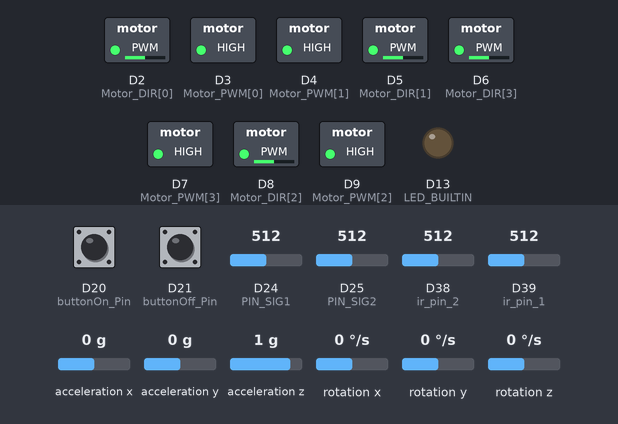
Bench run of a sketch on a simulated Arduino Due. Parts: switched loads named in the sketch (green lamp = pin HIGH), output pins drawn as LEDs (lit = HIGH). The test bench sets the inputs (shaded band); at power-on: D20 (buttonOn_Pin) HIGH, rotation z 0 °/s, D24 (PIN_SIG1) = 512, D25 (PIN_SIG2) = 512, D38 (ir_pin_2) = 512, D21 (buttonOff_Pin) HIGH, D39 (ir_pin_1) = 512, acceleration x 0 g, acceleration y 0 g, acceleration z 1 g, rotation x 0 °/s, rotation y 0 °/s (analog values on the 0–1023 scale). Pins used as bus, display or sensor lines are not drawn; what the sketch prints to the serial monitor is not drawn.

Above: at 1.7 s.
1.8 s: D20 (buttonOn_Pin) pulled LOW for 0.15 s
At 2.3 s:
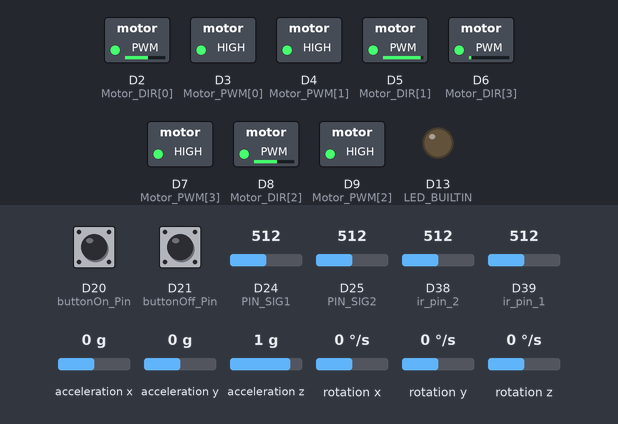
3.4 s: rotation z set to -192 °/s
At 3.9 s:
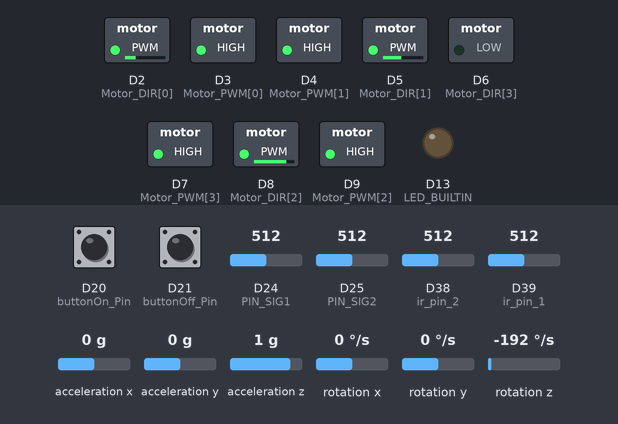
At 4.52 s:
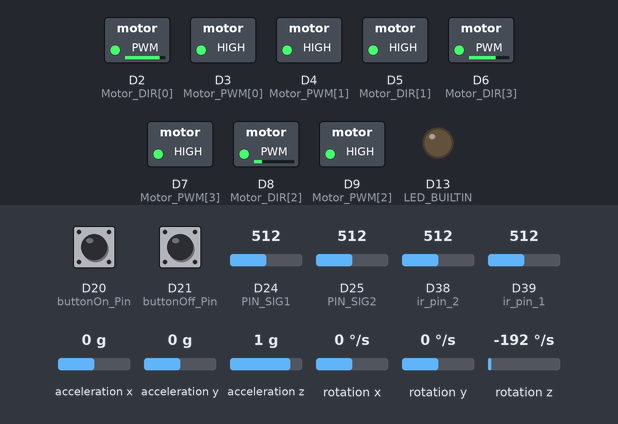
6.4 s: D24 (PIN_SIG1) set to 716
9.4 s: D25 (PIN_SIG2) set to 716
12.4 s: D38 (ir_pin_2) set to 30
15.4 s: D21 (buttonOff_Pin) pulled LOW for 3.2 s
At 18.4 s:
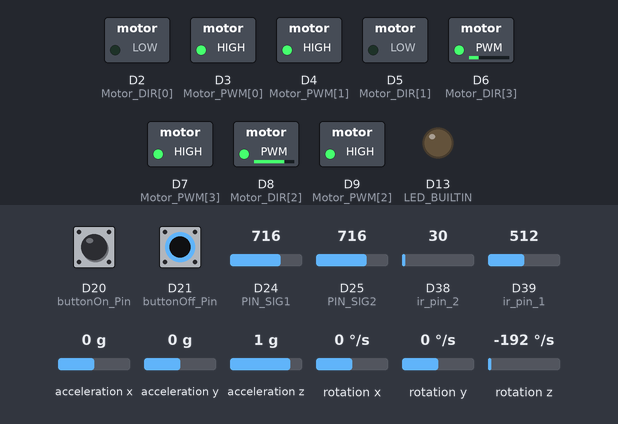
Timing chart, 0 to 27.2 s (numbered marks = the images above; inputs shaded):
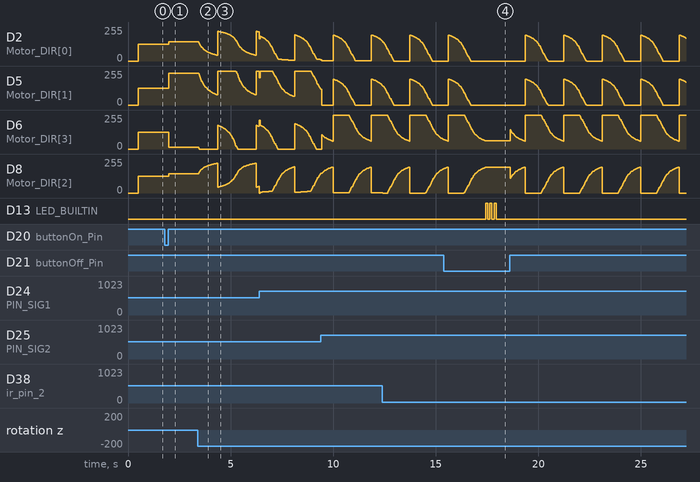

Measured:
- after the input at 1.8 s, D2 (Motor_DIR[0]), D8 (Motor_DIR[2]): 127/255 → 145/255 after 0.19 s; D5 (Motor_DIR[1]): 127/255 → 240/255 after 0.19 s; D6 (Motor_DIR[3]): 127/255 → 14/255 after 0.19 s
- after the input at 3.4 s, D2 (Motor_DIR[0]): ramps from 222/255 to 44/255 and jumps back, once every 1.9 s; D5 (Motor_DIR[1]): ramps from 255/255 to 76/255 and jumps back, once every 1.9 s; D6 (Motor_DIR[3]): ramps from 178/255 to 0/255 and jumps back, once every 1.9 s; D8 (Motor_DIR[2]): ramps from 44/255 to 222/255 and jumps back, once every 1.9 s
- after the input at 15.4 s, D13 (LED_BUILTIN): alternates HIGH for 0.10 s and LOW for 0.10 s, 6 changes in all, then stays LOW, starting after 2.0 s

The sketch:

offence_teensy_yellow.ino
```cpp
#include <math.h>
#include "I2Cdev.h"
#include "MPU6050_6Axis_MotionApps20.h"
#include "Wire.h"

#define gyro_p 0.8

//////// GAME MODE (1:デバッグ表示あり, 0:本番用) //////////
int game_mode = 1;

/////// どのゴールを認識するかの設定 ////////
bool yellow_court = true;  // true = Yellow, false = Blue

#define CIRC_BASE pow(0.6, 1.0 / 20.0)
#define CIRC_WEIGHT 3.5

#define STRAIGHT_SPEED 60
#define CIRC_SPEED     50

/////// ボタン関連
const int buttonOn_Pin = 20;
const int buttonOff_Pin = 21;
bool game_flag = 0;
int game_start = 0;

// タイムアウト設定 (ms)
const unsigned long TIMEOUT_MS = 5;

// --- 変数定義 ---
double print_data[32];

// ★モータピン
int Motor_DIR[4] = {2,5,8,6};
int Motor_PWM[4] = {3,4,9,7};
int speed_pwm = 0;
double face_rad = 0.0;
int Motor_angle[4] = {45, 135, 225, 315};
double Motor_rad[4] = {0.0, 0.0, 0.0, 0.0};
double Motor_rev[4] = {-1, -1, 1, -1};
double power[4] = {0.0, 0.0, 0.0, 0.0};
int speed = 0;
int move_angle = 0;

int recent_line_angle[10] = {999,999,999,999,999,999,999,999,999,999};
int line_time = 0;

bool yellow_flag = 0;
int  yellow_angle = 0;
bool blue_flag   = 0;
int  blue_angle   = 0;
int goal_angle = 0;
float move_angle_temp = 0;
int yellow_height = 0;
int blue_height   = 0;
int goal_height   = 0;

int ir_pin_1 = 39;
int ir_pin_2 = 38;
int ir1 = 0;
int ir2 = 0;


bool btn_off_holding   = false;
unsigned long btn_off_hold_start = 0;

/////// ir関連 ///////
float cos_table[32];
float sin_table[32];

const int PIN_MUX_S0 = 26;
const int PIN_MUX_S1 = 27;
const int PIN_MUX_S2 = 28;
const int PIN_MUX_S3 = 29;
const int PIN_SIG1   = 24;
const int PIN_SIG2   = 25;

const int MAX_ADC_VAL = 4095;
const int SENSOR_THRESHOLD = 500;

int ir_values[32];
int ball_flag = 0;

float ir_deg_all = 0.0;
float ir_dist_all = 0.0;

int MAX_value = 0;
int MAX_pin = 0;

float ir_deg_part = 0.0;
float ir_dist_part = 0.0;

float sum_x_all = 0;
float sum_y_all = 0;
float sum_x_part = 0;
float sum_y_part = 0;
float ball_angle = 0;
float ball_dist = 0;
int hold_flag = 0;

// --- ジャイロ変数 ---
MPU6050 mpu;
uint8_t devStatus;
uint16_t packetSize;
uint8_t fifoBuffer[64];
Quaternion q;
VectorFloat gravity;
float ypr[3];
double current_yaw = 0.0;

/// ---ライン関係---
int ir_flag = 0;
int ir_angle = 0;
int ir_dist = 255;

bool escaping_line = false;
int escape_angle = 0;
unsigned long line_lost_time = 0;

int line_flag = 0;
int line_angle = 0;
byte sensor_raw[4];
int line_check[32];

// ==========================================
// ジャイロ初期化
// ==========================================
void setupMPU() {
  Wire.begin();
  Wire.setClock(400000);
  mpu.initialize();
  devStatus = mpu.dmpInitialize();

  mpu.setXAccelOffset(-1811);
  mpu.setYAccelOffset(-1108);
  mpu.setZAccelOffset(960);
  mpu.setXGyroOffset(72);
  mpu.setYGyroOffset(-9);
  mpu.setZGyroOffset(0);

  if (devStatus == 0) {
    mpu.CalibrateAccel(6);
    mpu.CalibrateGyro(6);
    mpu.setDMPEnabled(true);
    packetSize = mpu.dmpGetFIFOPacketSize();
  } else {
    Serial.print("DMP Initialization failed.");
  }
}

// ==========================================
// ジャイロ値取得
// ==========================================
double getYawPitchRoll() {
  if (mpu.dmpGetCurrentFIFOPacket(fifoBuffer)) {
    mpu.dmpGetQuaternion(&q, fifoBuffer);
    mpu.dmpGetGravity(&gravity, &q);
    mpu.dmpGetYawPitchRoll(ypr, &q, &gravity);

    double mpu_degree = ypr[0] * 180 / M_PI;
    print_data[18] = mpu_degree;
    current_yaw = mpu_degree;
  }
  return current_yaw;
}

// ==========================================
// Setup
// ==========================================
void setup() {
  Serial.begin(115200);
  Serial3.begin(115200);
  Serial4.begin(115200);

  setupMPU();

  pinMode(buttonOn_Pin, INPUT_PULLUP);
  pinMode(buttonOff_Pin, INPUT_PULLUP);
  pinMode(LED_BUILTIN, OUTPUT);  // ★ BUILTIN_LED → LED_BUILTIN

  pinMode(PIN_MUX_S0, OUTPUT);
  pinMode(PIN_MUX_S1, OUTPUT);
  pinMode(PIN_MUX_S2, OUTPUT);
  pinMode(PIN_MUX_S3, OUTPUT);

  pinMode(PIN_SIG1, INPUT);
  pinMode(PIN_SIG2, INPUT);

  analogReadResolution(12);
  analogWriteResolution(12);

  for(int i = 0; i < 4; i++){
    pinMode(Motor_PWM[i], OUTPUT);
    pinMode(Motor_DIR[i], OUTPUT);
    analogWriteFrequency(Motor_DIR[i], 20000);

    digitalWrite(Motor_PWM[i], HIGH);
    analogWrite(Motor_DIR[i], 2048);

    Motor_rad[i] = Motor_angle[i] * M_PI / 180.0;
  }

  for(int i = 0; i < 32; i++){
    cos_table[i] = cos(11.25 * i * M_PI / 180.0);
    sin_table[i] = sin(11.25 * i * M_PI / 180.0);
  }
}

// ==========================================
// モーター出力
// ==========================================
void Motor(int Motor_num, int motor_speed) {
    int pwm_val = 2048 + motor_speed;
    if (pwm_val > 4095) pwm_val = 4095;
    if (pwm_val < 0)   pwm_val = 0;

    digitalWrite(Motor_PWM[Motor_num], HIGH);
    analogWrite(Motor_DIR[Motor_num], pwm_val);
}

// ==========================================
// 移動関数
// ==========================================
void MotorDrive(int face_angle, int speed_per, int gyro_val) {
  speed_pwm = 2048 * speed_per / 100;
  face_rad = face_angle * M_PI / 180.0;

  for (int i = 0; i < 4; i++) {
    power[i] = (sin(Motor_rad[i] - face_rad) * speed_pwm + gyro_val*30) * Motor_rev[i];
  }

  double max_val = 0.0;
  for (int i = 0; i < 4; i++){
    if (abs(power[i]) > max_val){
      max_val = abs(power[i]);
    }
  }

  double ratio = 1.0;
  if (max_val > 2048.0){
    ratio = 2048.0 / max_val;
  }

  for(int i = 0; i < 4; i++){
    int final_power = (int)(power[i] * ratio);
    Motor(i, final_power);
  }
}

// ==========================================
// アナログマルチプレクサ IR読み取り
// ==========================================
void sensor_read(){
  ball_flag = 0;
  MAX_value = 0;
  MAX_pin = 0;

  for (int i = 0; i < 16; i++) {
    digitalWriteFast(PIN_MUX_S0, (i >> 0) & 1);
    digitalWriteFast(PIN_MUX_S1, (i >> 1) & 1);
    digitalWriteFast(PIN_MUX_S2, (i >> 2) & 1);
    digitalWriteFast(PIN_MUX_S3, (i >> 3) & 1);

    delayMicroseconds(20);

    analogRead(PIN_SIG1);
    int raw1 = analogRead(PIN_SIG1);
    ir_values[i] = MAX_ADC_VAL - raw1;
    if(ir_values[i] < 0) ir_values[i] = 0;

    analogRead(PIN_SIG2);
    int raw2 = analogRead(PIN_SIG2);
    ir_values[i + 16] = MAX_ADC_VAL - raw2;
    if(ir_values[i + 16] < 0) ir_values[i + 16] = 0;
  }

  for (int i = 0; i < 32; i++){
    if (ir_values[i] > MAX_value){
      MAX_value = ir_values[i];
      MAX_pin = i;
    }
  }

  ball_flag = (MAX_value > SENSOR_THRESHOLD) ? 1 : 0;
}

// ==========================================
// 角度計算
// ==========================================
void calc_angle(){
  sum_x_all = 0.0;
  sum_y_all = 0.0;

  for (int i = 0; i < 32; i++){
      sum_x_all += cos_table[i] * ir_values[i];
      sum_y_all += sin_table[i] * ir_values[i];
  }

  float rad_all = atan2(sum_y_all, sum_x_all);
  if (rad_all < 0) rad_all += M_PI * 2;
  ir_deg_all = rad_all * 180.0 / M_PI;

  sum_x_part = 0.0;
  sum_y_part = 0.0;

  for (int k = -6; k <= 6; k++){
      int idx = (MAX_pin + k + 32) % 32;
      sum_x_part += cos_table[idx] * ir_values[idx];
      sum_y_part += sin_table[idx] * ir_values[idx];
  }

  float rad_part = atan2(sum_y_part, sum_x_part);
  if (rad_part < 0) rad_part += M_PI * 2;
  ir_deg_part = rad_part * 180.0 / M_PI;

  double mag_sq_part = sum_x_part * sum_x_part + sum_y_part * sum_y_part;
  if (mag_sq_part > 1.0) {
    ir_dist_part = log(mag_sq_part);
  } else {
    ir_dist_part = 0;
  }
  if (ir_dist_part > 20.63) {
    ir_dist_part = 20.63;
  }
  ir_dist_part = (20.63 - ir_dist_part) * 100;
}

void get_ball_info(){
  sensor_read();

  if (ball_flag == 1){
    calc_angle();
  } else {
    ir_deg_all = 0;
    ir_dist_all = 0;
    ir_deg_part = 0;
    ir_dist_part = 0;
  }

  ball_angle = ir_deg_all;
  ball_dist = ir_dist_part;
  hold_flag = 0;

  // ボール保持判定
  ir1 = analogRead(ir_pin_1);
  ir2 = analogRead(ir_pin_2);
  if (ir1 < 750 || ir2 < 750) {
     hold_flag = 1;
  }
}

// ==========================================
// ライン取得
// ==========================================
void line_read(){
  while (Serial4.available()) Serial4.read();

  Serial4.write(254);

  unsigned long start_time = millis();
  while (Serial4.available() < 8) {
    if (millis() - start_time > TIMEOUT_MS) return;
  }

  if (Serial4.read() == 254) {
    byte r_flag = Serial4.read();
    byte r_ang_low = Serial4.read();
    byte r_ang_high = Serial4.read();

    byte s0_7   = Serial4.read();
    byte s8_15  = Serial4.read();
    byte s16_23 = Serial4.read();
    byte s24_31 = Serial4.read();

    line_flag = r_flag;
    line_angle = r_ang_low | (r_ang_high << 7);

    sensor_raw[0] = s0_7;
    sensor_raw[1] = s8_15;
    sensor_raw[2] = s16_23;
    sensor_raw[3] = s24_31;
  }

  for (int i = 0; i < 4; i++) {
    for (int bit = 0; bit < 8; bit++) {
      int sensor_num = i * 8 + bit;
      line_check[sensor_num] = (sensor_raw[i] >> bit) & 1;
    }
  }
}

// ==========================================
// ゴール取得
// ==========================================
void camera_read() {
    // 1. リクエスト送信 (253)
    Serial3.write(253);

    // 2. データの到着を待つ (タイムアウト付き)
    uint32_t startTime = millis();
    while (Serial3.available() < 11) {
        if (millis() - startTime > 5) return;
    }

    // 3. パケットの読み取り
    uint8_t header = Serial3.read();

    if (header == 253) {
        yellow_flag = (Serial3.read() == 1);
        uint8_t y_low  = Serial3.read();
        uint8_t y_high = Serial3.read();
        yellow_angle = y_low | (y_high << 7);
        uint8_t yh_low  = Serial3.read(); // ★ 黄色の高さ
        uint8_t yh_high = Serial3.read();
        yellow_height = yh_low | (yh_high << 7);

        blue_flag = (Serial3.read() == 1);
        uint8_t b_low  = Serial3.read();
        uint8_t b_high = Serial3.read();
        blue_angle = b_low | (b_high << 7);
        uint8_t bh_low  = Serial3.read(); // ★ 青色の高さ
        uint8_t bh_high = Serial3.read();
        blue_height = bh_low | (bh_high << 7);

        // --- 判定ロジック：正面に近い方を goal_angle に採用 ---
        goal_angle  = 0;
        goal_height = 0;

        if (yellow_court == true) { // 黄色ゴール攻めの時
            if(yellow_flag == 1){
                goal_angle  = yellow_angle;
                goal_height = yellow_height;
            }else if(blue_flag == 1){
                goal_angle  = blue_angle-180;
                goal_height = 1;
            }else{
                goal_angle  = 0;
                goal_height = 0;
            }
        }else{  // 青色ゴール攻めの時
            if(blue_flag == 1){
                goal_angle  = blue_angle;
                goal_height = blue_height;
            }else if(yellow_flag == 1){
                goal_angle  = yellow_angle-180;
                goal_height = 1;
            }else{
                goal_angle  = 0;
                goal_height = 0;
            }
        }
    }
}

// ==========================================
// Main Loop
// ==========================================
void loop() {
  double gyro_val = getYawPitchRoll() * gyro_p ;
  speed = 0;

  if (game_flag == 1){
    line_read();
    get_ball_info();
    camera_read();

    // --- ライン処理 ---
    if (line_flag == 1) {
        if (!escaping_line) {
            escaping_line = true;
            escape_angle = line_angle + 180;
            if (escape_angle >= 360) escape_angle -= 360;
        }
        line_lost_time = millis();

        MotorDrive(escape_angle, 100, gyro_val);
        delay(3);
    }
    else if (escaping_line) {
        if (millis() - line_lost_time < 100) {
            MotorDrive(escape_angle, 100, gyro_val);
        } else {
            escaping_line = false;
        }
    }
    // --- ボール処理 ---
    else if(ball_flag == 1){
        line_time = 0;
        for (int i = 0; i < 10; i++){
          recent_line_angle[i] = 999;
        }

        float calc_ang = ball_angle;
        float move_angle_temp = 0;
        if (ball_angle > 180) {
          calc_ang = ball_angle - 360;
        }

        if (hold_flag == 1){
          move_angle_temp = goal_angle;
          speed = 90;
        } else if(ball_dist > 50) {
          move_angle_temp = ball_angle;
          speed = 90;
        }
        else{
          float circ_exp = pow(CIRC_BASE, ball_dist * 2.0);
          move_angle_temp = calc_ang + constrain(calc_ang * circ_exp * CIRC_WEIGHT, -90, 90);
          speed = 90;
        }
        if (move_angle_temp < 0) {
            move_angle_temp = move_angle_temp + 360;
        }

        move_angle = (int)move_angle_temp;
        MotorDrive(move_angle, speed, gyro_val);
      }else {
        MotorDrive(0, 0, gyro_val);
    }

    // --- デバッグ表示 ---
    if (game_mode == 1){
      Serial.print("Gyro:"); Serial.print(gyro_val);
      Serial.print(" | IR_Ang:"); Serial.print(ball_angle);
      Serial.print(" | Dist:"); Serial.print(ball_dist);
      Serial.print(" | Spd:"); Serial.print(speed);
      Serial.print(" | Line:"); Serial.print(line_flag);
      Serial.print(" | IR_dist:"); Serial.print(ball_dist);
      Serial.print(" | Goal_Ang:"); Serial.print(goal_angle);
      Serial.print(" | Goal_H:"); Serial.print(goal_height);  // ★ 高さも表示
      Serial.print(" | move_Ang:"); Serial.print(move_angle);
      Serial.print(" | ir1:"); Serial.print(ir1);
      Serial.print(" | ir2:"); Serial.print(ir2);
      Serial.print(" | hold:"); Serial.print(hold_flag);
      Serial.println();
    }

    // --- ストップボタン ---
    if (digitalRead(buttonOff_Pin) == LOW) {
        if (!btn_off_holding) {
            btn_off_holding = true;
            btn_off_hold_start = millis();
        }

        unsigned long hold_duration = millis() - btn_off_hold_start;

        if (hold_duration > 2000) {
            yellow_court = !yellow_court;
            btn_off_holding = false;
            Serial.print("court changed: ");
            Serial.println(yellow_court ? "Yellow" : "Blue");

            for (int i = 0; i < 3; i++) {
                digitalWrite(LED_BUILTIN, HIGH); delay(100);  // ★ BUILTIN_LED → LED_BUILTIN
                digitalWrite(LED_BUILTIN, LOW);  delay(100);
            }

            while (digitalRead(buttonOff_Pin) == LOW) delay(10);
        }

    } else {
        if (btn_off_holding) {
            unsigned long hold_duration = millis() - btn_off_hold_start;

            if (hold_duration >= 20 && hold_duration < 2000 && game_flag == 1) {
                game_start = 0;
                game_flag = 0;
                MotorDrive(0, 0, 0);
                Serial.println("Game Stop");
            }
            btn_off_holding = false;
        }
    }

  } else {
    // --- スタートボタン ---
    if (digitalRead(buttonOn_Pin) == LOW) {
        delay(20);
        if (digitalRead(buttonOn_Pin) == LOW) {
          game_start = 1;
          game_flag = 0;
          Serial.println("Start Sequence...");
          while(digitalRead(buttonOn_Pin) == LOW) delay(10);
        }
    }

    // --- スタート準備 (姿勢制御) ---
    if (game_start == 1) {
      if ((gyro_val >= 60 && gyro_val <= 200) || (gyro_val <= -60 && gyro_val >= -200)) {
         MotorDrive(0, 0, 20);
         Serial.println("Stabilizing...");
      } else {
         game_start = 0;
         game_flag = 1;
         Serial.println("GO! Game Start!");

      }
    } else {
       delay(100);
    }
  }
}
```
